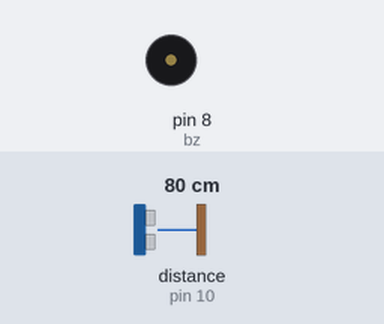
Simulated run of this sketch. Board: Arduino Uno, built with avr-gcc and run on an emulated ATmega328P. Shown: buzzer (waves = sounding). Wiring (inferred from the names in the program): ultrasonic range finder: trigger pin 9; echo pin 10. The inputs (shaded band) are chosen by the test bench; at power-on: distance to the obstacle (sensor on pin 10) 80 cm. The echo pulse lasts 58.3 µs per cm.

Above: at 1.0 s.
1.3 s: distance to the obstacle (sensor on pin 10) set to 2 cm
At 1.4 s:
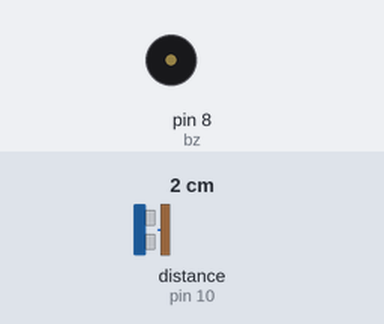
At 1.85 s:
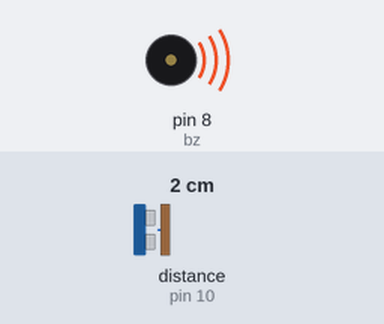
4.3 s: distance to the obstacle (sensor on pin 10) set to 60 cm
Timing chart, 0 to 13.3 s (numbered marks = the images above; inputs shaded):
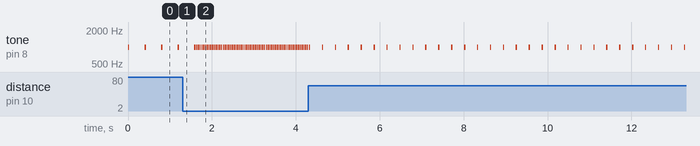

The sketch:

Projeto_116_Detector_de_Vaga.ino
```cpp
// Projeto 116 - Detector de Vaga
// Arduino Uno | Arduino Neon Lab

int trig=9, echo=10, bz=8;
 long medir(){ digitalWrite(trig,LOW); delayMicroseconds(2); digitalWrite(trig,HIGH);
 delayMicroseconds(10); digitalWrite(trig,LOW); return pulseIn(echo,HIGH)*0.034/2; }
 void setup(){ pinMode(trig,OUTPUT); pinMode(echo,INPUT); }
 void loop(){
   long d = medir();
   if(d < 80){ tone(bz,1000,30); delay(map(d,5,80,60,400)); }
   else noTone(bz), delay(200);
 }
```

Measured:
- after the input at 1.3 s, tone on pin 8 (bz): alternates 1000 Hz for 0.03 s and silent for 0.01 s, starting after 0.32 s
- by itself, tone on pin 8 (bz): alternates 1000 Hz for 0.03 s and silent for 0.37 s
